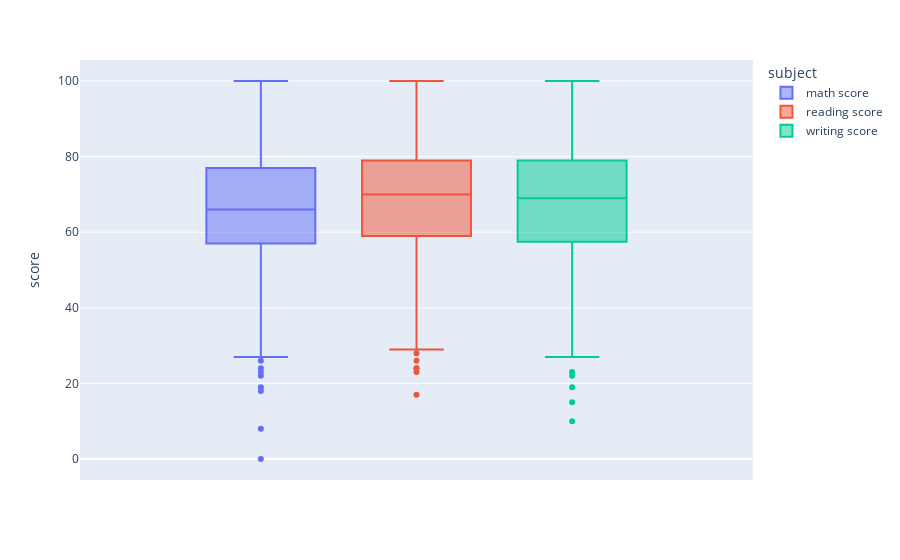

This figure's notebook cell:
### Code cell
# Código del amigo ChatGPT 

fig = px.box(
    df_grades.melt(
        value_vars=["math score", "reading score", "writing score"],
        var_name="subject",
        value_name="score",
    ),
    y="score",
    color="subject",
)
fig.show()

### Figure 1 — Plotly figure (JSON) as saved in the notebook; plotly's stock layout.template omitted (floating-point values rounded to 4 significant figures; data arrays with more than 128 entries replaced by an {"elided": "..."} marker saying what was removed)
{"data": [{"alignmentgroup": "True", "hovertemplate": "subject=math score<br>score=%{y}<extra></extra>", "legendgroup": "math score", "marker": {"color": "#636efa"}, "name": "math score", "notched": false, "offsetgroup": "math score", "orientation": "v", "showlegend": true, "type": "box", "x0": " ", "xaxis": "x", "y": {"elided": "1000 int values"}, "y0": " ", "yaxis": "y"}, {"alignmentgroup": "True", "hovertemplate": "subject=reading score<br>score=%{y}<extra></extra>", "legendgroup": "reading score", "marker": {"color": "#EF553B"}, "name": "reading score", "notched": false, "offsetgroup": "reading score", "orientation": "v", "showlegend": true, "type": "box", "x0": " ", "xaxis": "x", "y": {"elided": "1000 int values"}, "y0": " ", "yaxis": "y"}, {"alignmentgroup": "True", "hovertemplate": "subject=writing score<br>score=%{y}<extra></extra>", "legendgroup": "writing score", "marker": {"color": "#00cc96"}, "name": "writing score", "notched": false, "offsetgroup": "writing score", "orientation": "v", "showlegend": true, "type": "box", "x0": " ", "xaxis": "x", "y": {"elided": "1000 int values"}, "y0": " ", "yaxis": "y"}], "layout": {"autosize": true, "boxmode": "group", "legend": {"title": {"text": "subject"}, "tracegroupgap": 0}, "margin": {"t": 60}, "xaxis": {"anchor": "y", "autorange": true, "domain": [0, 1], "range": [-0.5035, 0.5035], "type": "category"}, "yaxis": {"anchor": "x", "autorange": true, "domain": [0, 1], "range": [-5.556, 105.6], "title": {"text": "score"}, "type": "linear"}}}
